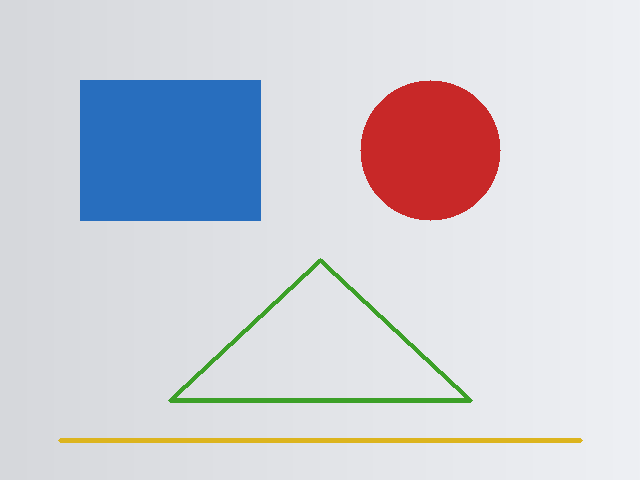
#> input picture lessons/python/素材/synth_shapes.png, 640 x 480 px, found by its file name
$ python 5-5.py
#> lines starting #> are read from the running program, lines starting #| are printed output that depends on the picture; after the words box and inside, x2 and y2 are one past the last pixel; in counts of white or black regions, pixels touching at a corner belong together
# 练习 5-5：阈值化后开运算，按面积筛轮廓并打印外接矩形。
import cv2
import numpy as np


image = cv2.imread("素材/synth_shapes.png")
#> image is the input picture: shape (480, 640, 3); mean B, G, R 215, 207.5, 207.3
gray = cv2.cvtColor(image, cv2.COLOR_BGR2GRAY)
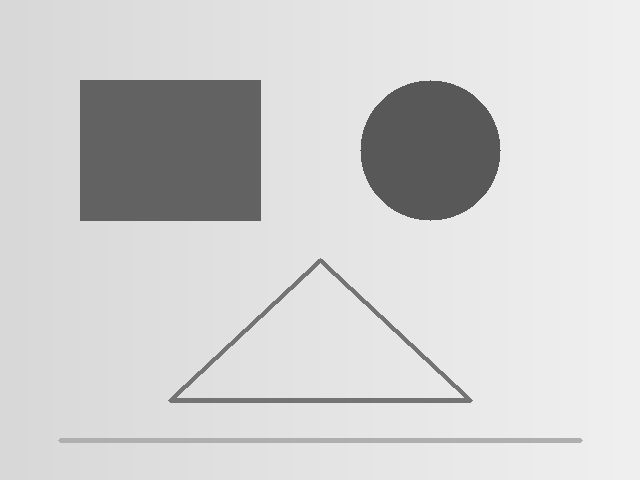
#> gray: shape (480, 640); min 88, max 240, mean 208.4
_, binary = cv2.threshold(gray, 120, 255, cv2.THRESH_BINARY_INV)
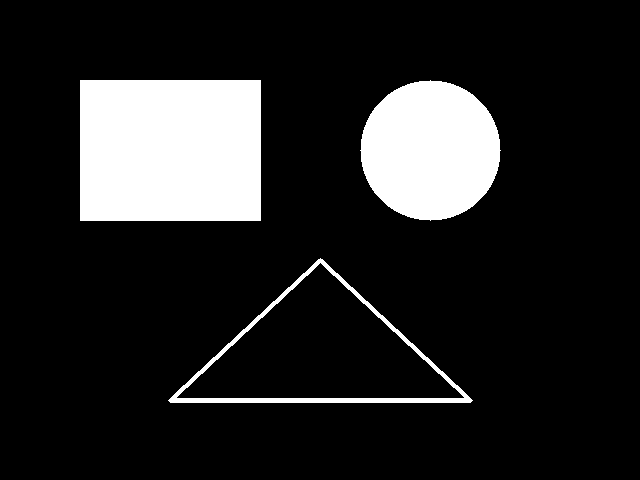
#> binary: shape (480, 640); 14.4% white; 3 white regions, box (x1, y1, x2, y2) and area: (80, 80, 261, 221) 25521, (360, 80, 501, 221) 15373, (168, 258, 473, 403) 3220
kernel = np.ones((3, 3), np.uint8)
opened = cv2.morphologyEx(binary, cv2.MORPH_OPEN, kernel)
#> opened: shape (480, 640); 14.4% white; 3 white regions

contours, _ = cv2.findContours(opened, cv2.RETR_EXTERNAL,
                               cv2.CHAIN_APPROX_SIMPLE)
#> contours = 3 contours; box (x1, y1, x2, y2) and area: (80, 80, 261, 221) 25200, (169, 259, 472, 403) 22325, (361, 81, 500, 220) 15172
kept = [contour for contour in contours if cv2.contourArea(contour) > 100]
#> kept has the same summary as contours
kept.sort(key=cv2.contourArea, reverse=True)
print("contours:", len(contours), "kept:", len(kept))
#| contours: 3 kept: 3
for contour in kept:
    x, y, w, h = cv2.boundingRect(contour)
    print("bbox:", (x, y, w, h), "area:", int(cv2.contourArea(contour)))
#> this loop made 3 passes
#> (x, y, w, h) on passes 2 to 3: (169, 259, 303, 144), (361, 81, 139, 139)
#> (contour, x, y, w, h) on pass 1: ([[80, 80], [80, 220], [260, 220], [260, 80]], 80, 80, 181, 141)
#| bbox: (80, 80, 181, 141) area: 25200
#| bbox: (169, 259, 303, 144) area: 22325
#| bbox: (361, 81, 139, 139) area: 15172

$ run again, with lessons/python/素材/synth_balls.png copied over lessons/python/素材/synth_shapes.png
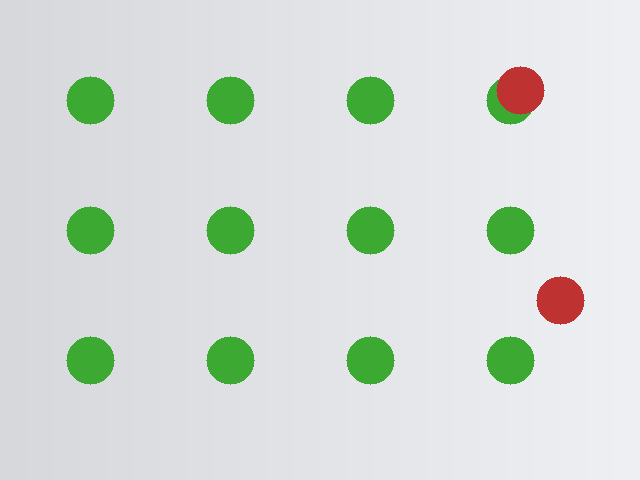
#> input picture lessons/python/素材/synth_balls.png, 640 x 480 px, found by its file name
#> image is the input picture: shape (480, 640, 3); mean B, G, R 217.3, 221.6, 214.1
#> `gray = cv2.cvtColor(image, cv2.COLOR_BGR2GRAY)`:
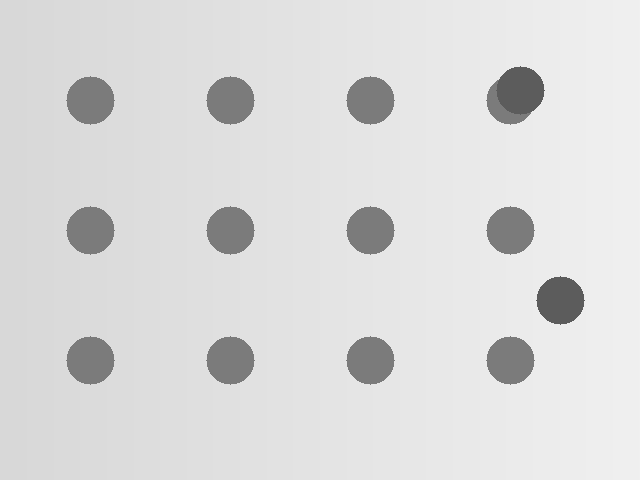
#> gray: shape (480, 640); min 92, max 240, mean 219
#> `_, binary = cv2.threshold(gray, 120, 255, cv2.THRESH_BINARY_INV)`:
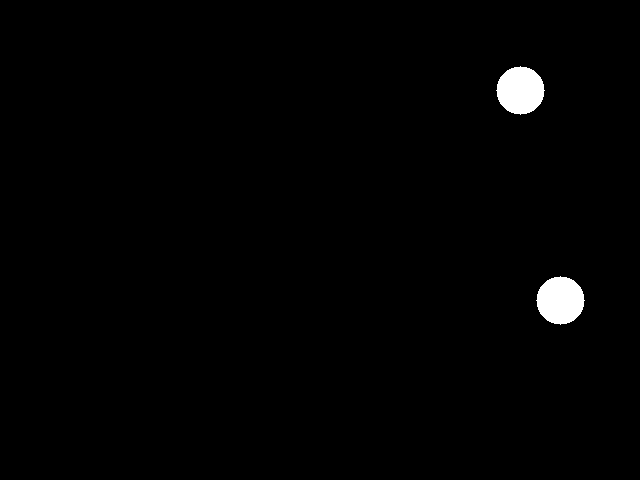
#> binary: shape (480, 640); 1.2% white; 2 white regions, box (x1, y1, x2, y2) and area: (496, 66, 545, 115) 1793, (536, 276, 585, 325) 1793
#> opened: shape (480, 640); 1.2% white; 2 white regions
#> contours = 2 contours; box (x1, y1, x2, y2) and area: (537, 277, 584, 324) 1722, (497, 67, 544, 114) 1722
#> kept has the same summary as contours
#| contours: 2 kept: 2
#> the loop `for contour in kept:` made 2 passes
#> (x, y, w, h) on passes 1 to 2: (537, 277, 47, 47), (497, 67, 47, 47)
#> (printed output is left out)

$ run again, with lessons/python/素材/synth_chess_1.png copied over lessons/python/素材/synth_shapes.png
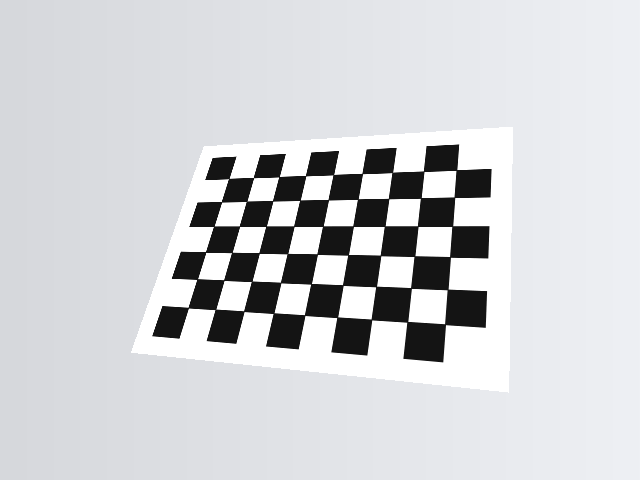
#> input picture lessons/python/素材/synth_chess_1.png, 640 x 480 px, found by its file name
#> image is the input picture: shape (480, 640, 3); mean B, G, R 213, 210, 208.6
#> `_, binary = cv2.threshold(gray, 120, 255, cv2.THRESH_BINARY_INV)`:
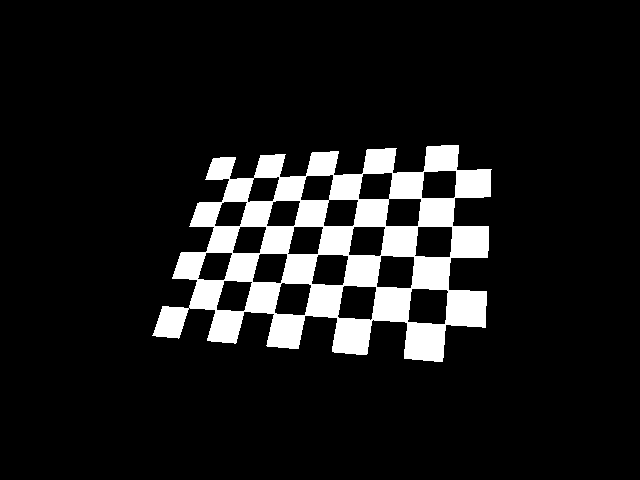
#> binary: shape (480, 640); 10.4% white; 1 white region, box (x1, y1, x2, y2) and area: (152, 145, 492, 362) 31859
#> opened: shape (480, 640); 10.4% white; 3 white regions
#> contours = 3 contours; box (x1, y1, x2, y2) and area: (190, 145, 491, 362) 41546, (173, 252, 244, 343) 2326, (153, 306, 188, 338) 778
#> kept has the same summary as contours
#| contours: 3 kept: 3
#> the loop `for contour in kept:` made 3 passes
#> (x, y, w, h) on passes 1 to 3: (190, 145, 301, 217), (173, 252, 71, 91), (153, 306, 35, 32)
#> (printed output is left out)

$ run again, with lessons/python/素材/synth_chess_2.png copied over lessons/python/素材/synth_shapes.png
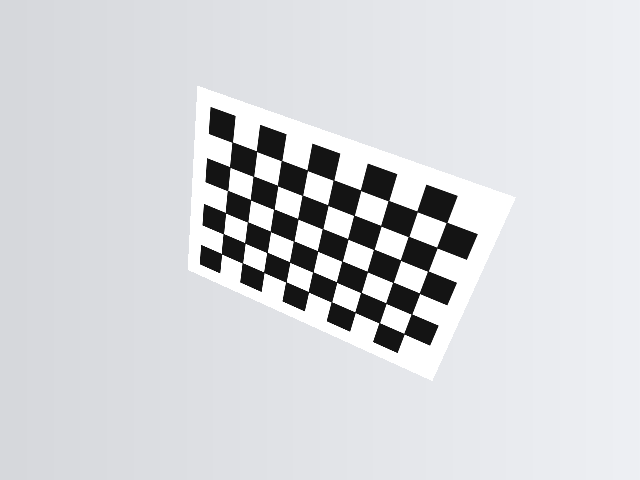
#> input picture lessons/python/素材/synth_chess_2.png, 640 x 480 px, found by its file name
#> image is the input picture: shape (480, 640, 3); mean B, G, R 218.5, 215.3, 213.6
#> `_, binary = cv2.threshold(gray, 120, 255, cv2.THRESH_BINARY_INV)`:
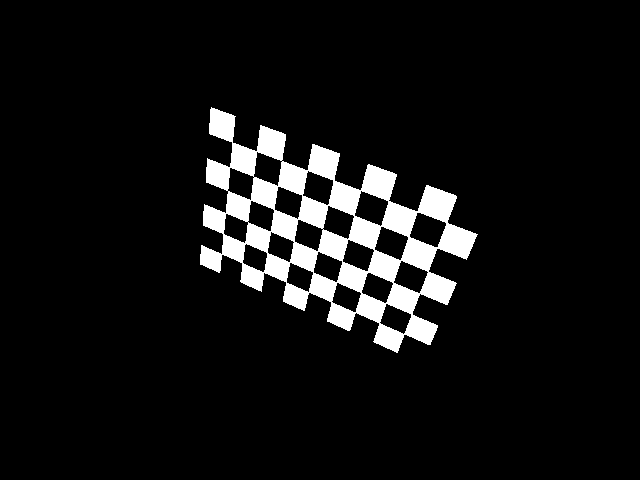
#> binary: shape (480, 640); 7.3% white; 1 white region, box (x1, y1, x2, y2) and area: (200, 107, 478, 353) 22358
#> opened: shape (480, 640); 7.2% white; 13 white regions
#> contours = 13 contours; largest, box (x1, y1, x2, y2) and area: (283, 165, 437, 310) 5152, (203, 144, 340, 233) 2910, (200, 196, 328, 272) 2431, (241, 230, 348, 291) 1956, (206, 126, 286, 190) 1808
#> kept has the same summary as contours
#| contours: 13 kept: 13
#> the loop `for contour in kept:` made 13 passes
#> (x, y, w, h) on passes 1 to 8: (283, 165, 154, 145), (203, 144, 137, 89), (200, 196, 128, 76), (241, 230, 107, 61), (206, 126, 80, 64), (418, 185, 59, 74), (387, 272, 69, 42), (349, 216, 32, 33)
#> (printed output is left out)
